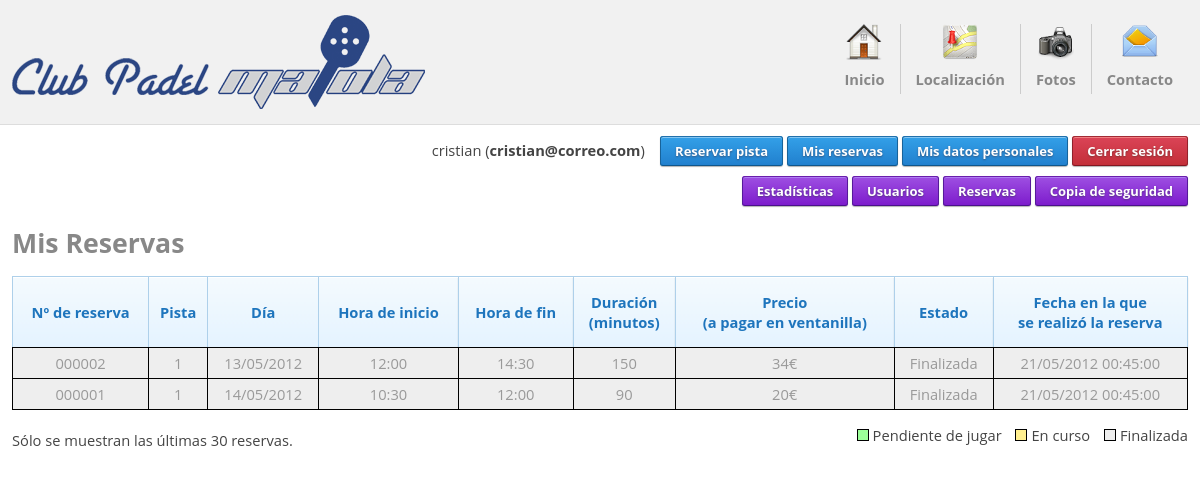
/Padel/misreservas.php (signed in), run on the app's committed database.
### tables this page shows
create table reservas
(
    id int not null auto_increment,
    id_usuario int not null,
    id_pista int not null,
    fecha_inicio datetime not null,
    fecha_fin datetime not null,
    fecha_realizacion datetime not null,
    reservable int not null default 1,
    notas text not null,
    primary key (id),
    unique (id_pista, fecha_inicio),
    unique (id_pista, fecha_fin)
);

### Padel/minilibreria.php (called while the page is built, shortened)
<?php
    require_once 'constantes.php';
    require_once 'BD.php';
    require_once 'ENUsuario.php';
    require_once 'ENReserva.php';
    function getUsuario()
    {
        $usuario = null;
        if (!isset($_SESSION["usuario"]))
        {
            if (isset($_COOKIE["email"]) && isset($_COOKIE["contrasena"]))
            {
                $usuario2 = ENUsuario::obtenerPorEmail($_COOKIE["email"]);
                if ($usuario2 != null)
                {
                    if ($usuario2->getContrasena() == $_COOKIE["contrasena"])
                    {
                        $_SESSION["usuario"] = serialize($usuario2);
                        $usuario = $usuario2;
                    }
                }
            }
        }
        else
        {
            $usuario = unserialize($_SESSION["usuario"]);
        }
        return $usuario;
    }
    function rellenar($cadena,$caracter,$digitos)
    {
        while (strlen($cadena)<$digitos)
        {
            $cadena = "$caracter$cadena";
        }
        return $cadena;
    }
?>

### Padel/ENUsuario.php (called while the page is built, shortened)
<?php
require_once 'minilibreria.php';
class ENUsuario
{
    private $id;
     public function getId()
     {
         return $this->id;
     }
}
?>

### Padel/constantes.php (called while the page is built, shortened)
<?php
$PRECIOHORA = 13.33333333333333;
$RELLENO = 6;
$CANTIDAD_RESERVAS = 30;
?>

### Padel/ENReserva.php (called while the page is built, shortened)
<?php
require_once 'minilibreria.php';
class ENReserva
{
    private $id;
    private $id_pista;
    private $fecha_inicio;
    private $fecha_fin;
    private $fecha_realizacion;
    public function getId()
    {
        return $this->id;
    }
    public function getIdPista()
    {
        return $this->id_pista;
    }
    public function getFechaInicio()
    {
        return $this->fecha_inicio;
    }
    public function getFechaFin()
    {
        return $this->fecha_fin;
    }
    public function getFechaRealizacion()
    {
        return $this->fecha_realizacion;
    }
    public function getDuracion()
    {
        $interval = $this->fecha_inicio->diff($this->fecha_fin, true);
        return $interval->h * 60 + $interval->i;
    }
    public function getEstado()
    {
        if ($this->fecha_inicio > new DateTime())
            return "Pendiente";
        else if ($this->fecha_fin < new DateTime())
            return "Finalizada";
        else
            return "En curso";
    }
    public function __construct()
    {
        $this->id = 0;
        $this->id_pista = 0;
        $this->fecha_inicio = new DateTime();
        $this->fecha_fin = new DateTime();
        $this->fecha_realizacion = new DateTime();
    }
    private static function obtenerDatos($fila) {
        $reserva = new ENReserva;
        $reserva->id = $fila[0];
        $reserva->id_usuario = $fila[1];
        $reserva->id_pista = $fila[2];
        $reserva->fecha_inicio = new DateTime($fila[3]);
        $reserva->fecha_fin = new DateTime($fila[4]);
        $reserva->fecha_realizacion = new DateTime($fila[5]);
        $reserva->reservable = ($fila[6] == "0" || $fila[6] == 0) ? false : true;
        $reserva->notas = utf8_encode($fila[7]);
        return $reserva;
    }
    public static function obtenerPorUsuario($id_usuario, $cantidad)
    {
        $lista = NULL;
        try
        {
            $sentencia = "select * from reservas where id_usuario = '$id_usuario' order by fecha_inicio asc limit $cantidad";
            $resultado = mysql_query($sentencia, BD::conectar());
            if ($resultado)
            {
                $lista = array();
                $contador = 0;
                while ($fila = mysql_fetch_array($resultado))
                {
                    $reserva = self::obtenerDatos($fila);
                    if ($reserva != NULL)
                    {
                        $lista[$contador++] = $reserva;
                    }
                    else
                    {
                        debug("ENReserva::obtenerPorUsuario() Reserva nula nº $contador");
                    }
                }
            }
            else
            {
                debug("ENReserva::obtenerPorUsuario()" . mysql_error());
            }
        }
        catch (Exception $e)
        {
            $lista = NULL;
            debug("ENReserva::obtenerPorUsuario()" . $e->getMessage());
        }
        return $lista;
    }
}
?>

### Padel/BD.php (called while the page is built, shortened)
<?php
require_once 'minilibreria.php';
class BD
{
    private static $ip;
    private static $usuario;
    private static $contrasena;
    public static function espeficarDatos($ip, $usuario, $contrasena, $nombreBd)
    {
        self::$ip = $ip;
        self::$usuario = $usuario;
        self::$contrasena = $contrasena;
    }
    public static function conectar()
    {
        if (!($conexion=mysql_connect(self::$ip,self::$usuario,self::$contrasena)))
        {
            debug("BD::conectar No se pudo conectar al servidor de la base de datos.");
            $conexion = NULL;
            exit();
        }
        return $conexion;
    }
    public static function desconectar($conexion = NULL)
    {
        if ($conexion != NULL)
            return mysql_close($conexion);
        else
            return mysql_close();
    }
}
?>

### Padel/misreservas.php (the view, shortened to what this page needs)
<?php
include_once "base.php";
$usuario = getUsuario();
$reservas = ENReserva::obtenerPorUsuario($usuario->getId(), $CANTIDAD_RESERVAS);
?>
        <div id="reservas">
            <h3><span>Mis Reservas</span></h3>
            <table>
                <tr class="filacabecera">
                    <td class="cabecera">Nº de reserva</td>
                    <td class="cabecera">Pista</td>
                    <td class="cabecera">Día</td>
                    <td class="cabecera">Hora de inicio</td>
                    <td class="cabecera">Hora de fin</td>
                    <td class="cabecera">Duración<br />(minutos)</td>
                    <td class="cabecera">Precio<br />(a pagar en ventanilla)</td>
                    <td class="cabecera">Estado</td>
                    <td class="cabecera">Fecha en la que<br />se realizó la reserva</td>
                </tr>
<?php
foreach ($reservas as $reserva)
{
    $clase = ($reserva->getEstado() ==  "Pendiente") ? "pendiente" : ($reserva->getEstado() == "Finalizada" ? "finalizada" : "encurso");
    echo "<tr class=\"$clase\" onclick=\"window.location = 'reserva.php?id=".$reserva->getId()."';\">\n";
    echo "<td>".rellenar($reserva->getId(), '0', $RELLENO)."</td>\n";
    echo "<td>".$reserva->getIdPista()."</td>\n";
    echo "<td>".$reserva->getFechaInicio()->format('d/m/Y')."</td>\n";
    echo "<td>".$reserva->getFechaInicio()->format('H:i')."</td>\n";
    echo "<td>".$reserva->getFechaFin()->format('H:i')."</td>\n";
    echo "<td>".$reserva->getDuracion()."</td>\n";
    echo "<td>".ceil($reserva->getDuracion() * $PRECIOHORA / 60)."€</td>\n";
    echo "<td>".$reserva->getEstado()."</td>\n";
    echo "<td>".$reserva->getFechaRealizacion()->format('d/m/Y H:i:s')."</td>\n";
    echo "</tr>\n";
}
?>
            </table>
            <div id="leyenda">
                <div class="pendiente"></div>Pendiente de jugar
                <div class="encurso"></div>En curso
                <div class="finalizada"></div>Finalizada
            </div>
            <div><br />Sólo se muestran las últimas <?php echo $CANTIDAD_RESERVAS; ?> reservas.</div>
        </div>

### Padel/css/freshbutton.css (style rules this page uses)
.freshbutton-lightblue, .cabecera { background: #E4F3FF; background: -moz-linear-gradient(center top , #F4FAFE, #E4F3FF) repeat scroll 0 0 transparent; background: -webkit-gradient(linear, left top, left bottom, from(#F4FAFE), to(#E4F3FF)); border-color: #93CEF8 #79BCEA #79BCEA; border-style: solid; border-width: 1px; box-shadow: 0 1px 1px rgba(0, 0, 0, 0.2), 0 1px 0 #FFFFFF inset; color: #1E75BD; }
html, body, h { margin: 0; padding: 0; font-family: "Calibri", "Open Sans","lucida grande","Segoe UI",arial,verdana,"lucida sans unicode",tahoma,sans-serif; font-size: 11pt; color: #444; }
h3 { font-size: 20pt; color: #888; }
#cuerpo h3 { margin-top: 15px; margin-bottom: 15px; }
#reservas tr.pendiente td, #reservas tr.encurso td, #reservas tr.finalizada td, #usuarios tr.linea td { padding: 5px; }
#reservas tr.pendiente, .pendiente { background-color: #9CFF99; }
#reservas tr.encurso, .encurso { background-color: #ffef8f; }
#reservas tr.finalizada, .finalizada { background-color: #EEE; color: #999; }
table, tr { border: 0; }
#tablapistas td, #reservas td, #usuarios td { border: 1px solid #000; }
.cabecera { font-weight: bold; padding: 5px; height: 60px; border: 1px solid #AED0EA !important; border-bottom: 1px solid #000 !important; }
#reservas table, #usuarios table { width: 100%; text-align: center; border-collapse: collapse; }
#leyenda { float: right; margin-top: 15px; }
#leyenda div { display: inline-block; width: 10px; height: 10px; margin-right: 4px; margin-left: 10px; border: 1px #000 solid; }

### Padel/css/thickbox.css (style rules this page uses)
* { padding: 0; margin: 0; }

### data on the page
reservas: id "000002", id_pista "1", fecha_inicio "13/05/2012", fecha_inicio "12:00", fecha_fin "14:30", $reserva->getDuracion() "150", ceil($reserva->getDuracion() * $PRECIOHORA / 60) "34", fecha_fin "Finalizada", fecha_realizacion "21/05/2012 00:45:00"
reservas: id "000001", id_pista "1", fecha_inicio "14/05/2012", fecha_inicio "10:30", fecha_fin "12:00", $reserva->getDuracion() "90", ceil($reserva->getDuracion() * $PRECIOHORA / 60) "20", fecha_fin "Finalizada", fecha_realizacion "21/05/2012 00:45:00"

### other printed values
$usuario->getNombre() "cristian"
$usuario->getEmail() "cristian@correo.com"
$CANTIDAD_RESERVAS "30"
